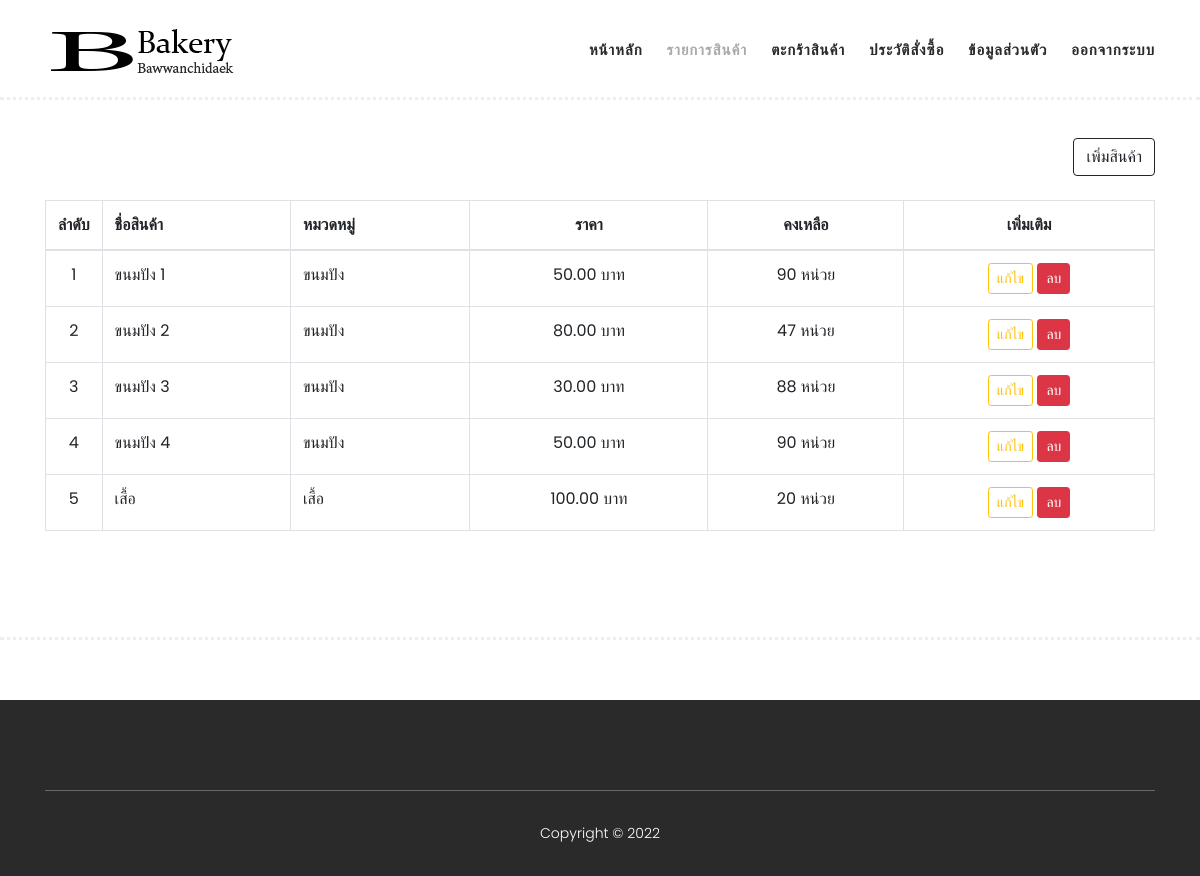
/ad-product.php (signed in), run on an earlier commit of the app's database.
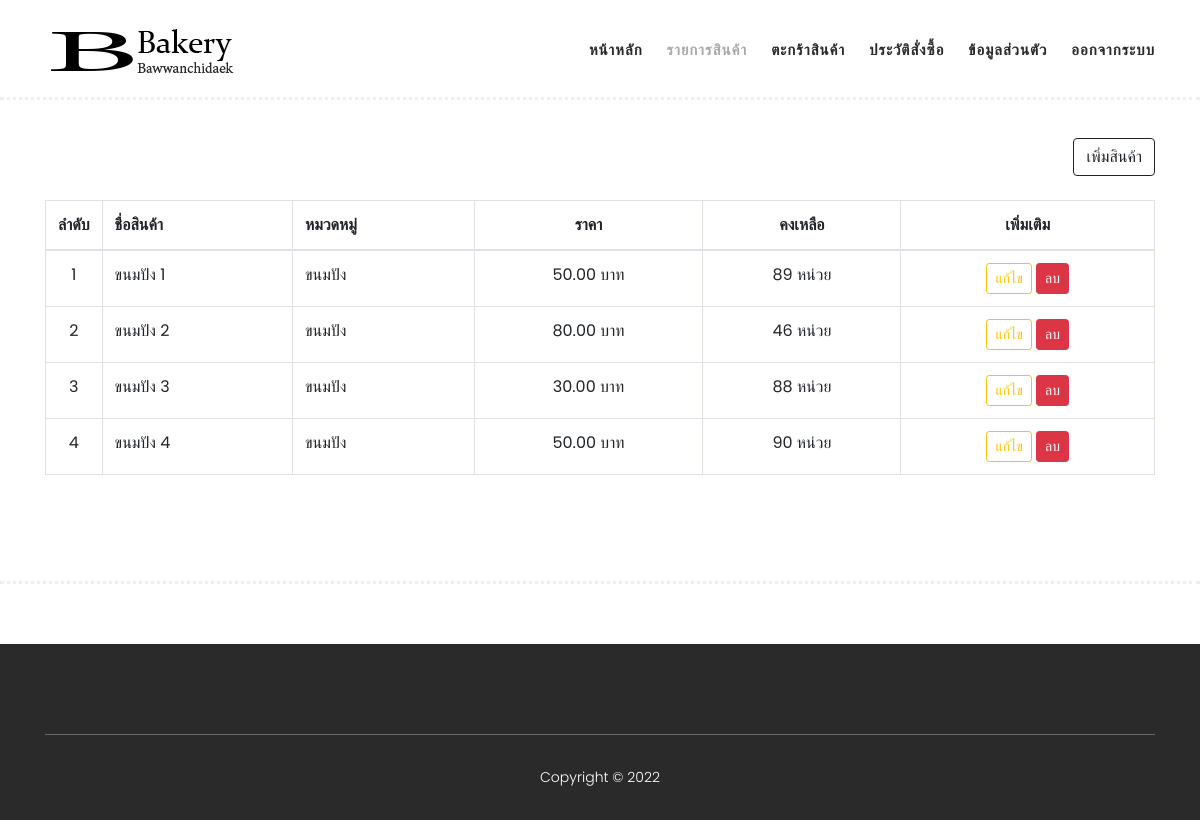
And on a later commit of the database.
### tables this page shows
CREATE TABLE `tbl_products` (
  `PRO_ID` bigint(20) NOT NULL,
  `PRO_NAME` varchar(50) DEFAULT NULL,
  `PRO_PRICE` decimal(10,2) DEFAULT NULL,
  `PRO_STAMP` timestamp NOT NULL DEFAULT current_timestamp(),
  `PRO_DETAILS` text DEFAULT NULL,
  `PRO_PHOTO` varchar(100) DEFAULT NULL,
  `USER_ID` bigint(20) DEFAULT NULL,
  `PRO_DELETE` enum('1') DEFAULT NULL,
  `PRO_STATUS` enum('1','0') NOT NULL DEFAULT '1',
  `PRO_GROUP_NAME` varchar(50) DEFAULT NULL,
  `PRO_STOCK` int(11) NOT NULL DEFAULT 0
);

### ad-product.php (the view, shortened to what this page needs)
<?php include_once('./inc/inc-html.php') ?>
<!DOCTYPE html>
<html lang="th">
<head>
    <?php include_once('./inc/head.php') ?>
</head>
<body>
    <?php include_once('./inc/header.php') ?>
    <section class="section  mt-5" id="men">
        <div class="container">
            <div class="d-flex justify-content-between mb-4">
                <div class=""><button class="btn btn-md btn-outline-primary" data-toggle="modal"
                        data-target="#modal-add-product"> เพิ่มสินค้า </button></div>
            </div>
            <table class="table table-bordered table-show">
                <thead>
                    <tr>
                        <th style="width: 1%;">ลำดับ</th>
                        <th class="text-start">ชื่อสินค้า</th>
                        <th class="text-start">หมวดหมู่</th>
                        <th class="text-center">ราคา</th>
                        <th class="text-center">คงเหลือ</th>
                        <th class="text-center">เพิ่มเติม</th>
                    </tr>
                </thead>
                <tbody>
                    <?php
                    $query_all = $conn->query("SELECT * FROM `tbl_products` WHERE PRO_DELETE IS NULL;", MYSQLI_ASSOC)->fetch_all(MYSQLI_ASSOC);
                    ?>
                    <?php foreach ($query_all as $key => $item): ?>
                        <tr>
                            <td class="text-center" style="width: 1%;"><?= $key + 1; ?></td>
                            <td class="text-start"><?= $item['PRO_NAME']; ?></td>
                            <td class="text-start"><?= $item['PRO_GROUP_NAME']; ?></td>
                            <td class="text-center"><?= $item['PRO_PRICE']; ?> บาท</td>
                            <td class="text-center"><?= $item['PRO_STOCK']; ?> หน่วย</td>
                            <td class="text-center">
                                <button class="btn btn-sm btn-outline-warning" data-toggle="modal"
                                    data-target="#modal-edit-product-<?= $item['PRO_ID'] ?>"> แก้ไข </button>
                                <button class="btn btn-sm btn-danger" onclick="deleteProduct('<?= $item['PRO_ID'] ?>')">
                                    ลบ
                                </button>
                            </td>
                        </tr>
                    <?php endforeach ?>
                </tbody>
            </table>
        </div>
    </section>
    <?php include_once('./inc/footer.php'); ?>
</body>
</html>

What changed in the data, as far as the page shows it:
removed tbl_products: PRO_NAME "เสื้อ", PRO_GROUP_NAME "เสื้อ", PRO_PRICE "100.00", PRO_STOCK "20"
changed tbl_products "ขนมปัง 1": PRO_STOCK "90" → "89"
changed tbl_products "ขนมปัง 2": PRO_STOCK "47" → "46"
